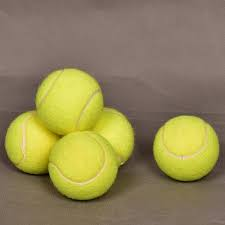
//> input picture Bahan/Bola.jpeg, 225 x 225 px
$ ./Tugas2   (built with g++ and OpenCV 4)
//> lines starting //> are read from the running program, lines starting //| are printed output that depends on the picture; after the words box and inside, x2 and y2 are one past the last pixel; in counts of white or black regions, pixels touching at a corner belong together
#include <opencv2/opencv.hpp>
#include <iostream>

using namespace cv;
using namespace std;

int hmin = 21, smin = 88, vmin = 130;
int hmax = 255, smax = 255, vmax = 255;

int main()
{
    string path = "/home/hamasfa/Desktop/Magang2OpenCV/Bahan/Bola.jpeg";
    Mat imgOutput = imread(path);
//> imgOutput is the input picture: 225 rows x 225 cols, CV_8UC3; mean B, G, R 87.3, 133, 144.9
    Mat img = imread(path);
    Mat imgHSV, mask, imgBlur;

    cvtColor(imgOutput, imgHSV, COLOR_BGR2HSV);
//> imgHSV: 225 rows x 225 cols, CV_8UC3; mean H, S, V 18.2, 92.1, 145.3
    blur(imgHSV, imgBlur, Size(3, 3));
//> imgBlur: 225 rows x 225 cols, CV_8UC3; mean H, S, V 18.2, 92.1, 145.3

    // [10 lines of commented-out code are left out]
    Scalar lower(hmin, smin, vmin);
    Scalar upper(hmax, smax, vmax);
    inRange(imgBlur, lower, upper, mask);
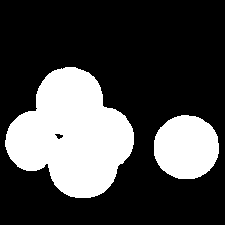
//> mask: 225 rows x 225 cols, CV_8UC1; 28.1% white; 2 white regions, box (x1, y1, x2, y2) and area: (5, 67, 134, 198) 10898, (154, 115, 219, 179) 3320

    vector<Vec3f> circles;
    HoughCircles(mask, circles, HOUGH_GRADIENT, 4, 20, 100, 63, 10, 47);
//> circles = 5 circles (x, y, radius): [82, 162, 35.6], [186, 150, 34.4], [70, 98, 31.2], [98, 138, 35.6], [34, 142, 31.2]

    int numCircles = circles.size();
//> numCircles = 5

    for (int i = 0; i < circles.size(); i++)
    {
        Point center(circles[i][0], circles[i][1]);
        circle(imgOutput, center, 1, Scalar(0, 0, 255), 2);
        circle(imgOutput, center, circles[i][2], Scalar(255, 0, 0), 2);
    }
//> this loop made 5 passes
//> center on passes 1 to 5: Point(82, 162), Point(186, 150), Point(70, 98), Point(98, 138), Point(34, 142)
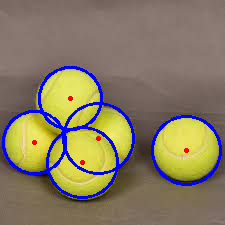
//> imgOutput: 225 rows x 225 cols, CV_8UC3; 6.1% of pixels changed, all inside (x1, y1, x2, y2) = (2, 66, 222, 199)

    putText(imgOutput, "Jumlah bola ada " + to_string(numCircles), Point(25, 25), FONT_HERSHEY_SIMPLEX, 0.5, Scalar(255, 255, 255), 1);
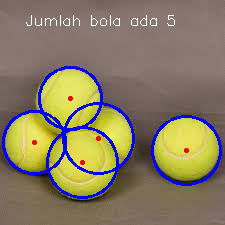
//> imgOutput: 225 rows x 225 cols, CV_8UC3; 0.58% of pixels changed, all inside (x1, y1, x2, y2) = (26, 15, 175, 26)

    imshow("Image", img);
    // imshow("Image HSV", imgHSV);
    //imshow("Image Mask", mask);
    imshow("Image Output", imgOutput);
    waitKey(0);
    //}
}
